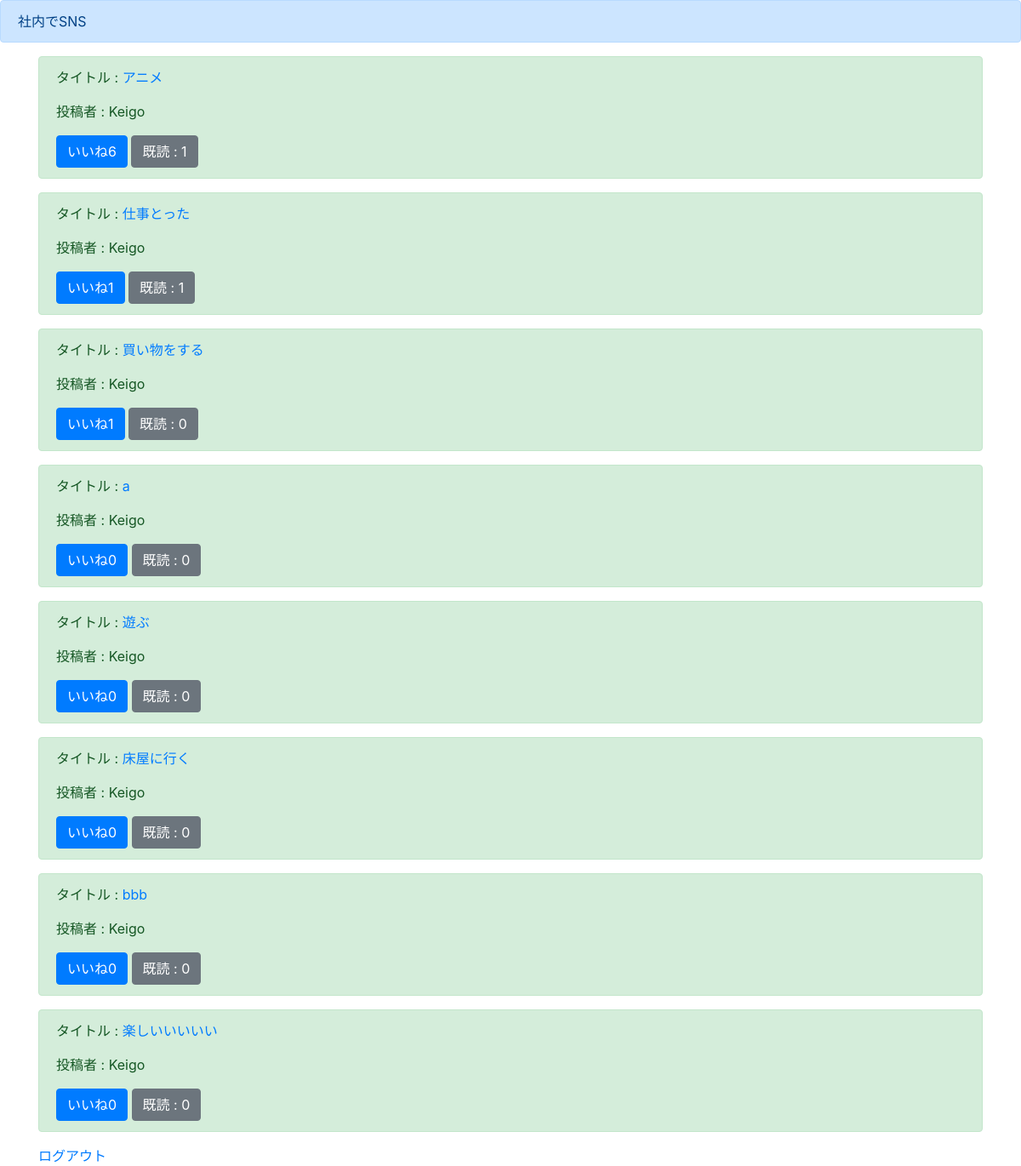
The app's page /list/ (signed in) with its own data.
### boardapp/models.py (models this page shows)
class BoardModel(models.Model):
    title = models.CharField(max_length=100)
    content = models.TextField()
    author = models.CharField(max_length=100)
    images = models.ImageField(upload_to='')
    good = models.IntegerField(null=True, blank=True, default=0)
    read = models.IntegerField(null=True, blank=True, default=0)
    readtext = models.CharField(max_length=200, null=True, blank=True, default='a')

### boardapp/views.py (the view)
# urls.py: path('list/', listfunc , name='list'),
@login_required
def listfunc(request):
    object_list = BoardModel.objects.all()
    return render(request, 'list.html', {'object_list': object_list})

### templates/list.html (shortened to what this page needs)
{% extends 'base.html' %}
{% block header %}
<div class="alert alert-primary" role="alert">
  社内でSNS
</div>
{% endblock header%}
{% block content %}
<div class='container'>
{% for item in object_list %}
<div class="alert alert-success" role="alert">
  <p>タイトル : <a href={% url 'detail' item.pk %}>{{item.title}}</a></p>
  <p>投稿者 : {{item.author}}</p>
  <a href="#" class="btn btn-primary btn-s " tabindex="-1" role="button" aria-disabled="true">いいね{{item.good}}</a>
  <a href="#" class="btn btn-secondary btn-s " tabindex="-1" role="button" aria-disabled="true">既読 : {{item.read}}</a>
</div>
{% endfor %}
<a href= {% url 'logout' %}>ログアウト</a>
</div>
{% endblock content %}

### templates/base.html (shortened to what this page needs)
<!doctype html>
<html lang="en">
  <head>
    <link rel="stylesheet" href="https://stackpath.bootstrapcdn.com/bootstrap/4.4.1/css/bootstrap.min.css">
  </head>
  <body>
    {% block header %}
    {% endblock header %}
    {% block content %}
    {% endblock content %}
  </body>
</html>

### records on screen
BoardModel: title "アニメ", author "Keigo", good "6", read "1"
BoardModel: title "仕事とった", author "Keigo", good "1", read "1"
BoardModel: title "買い物をする", author "Keigo", good "1", read "0"
BoardModel: title "a", author "Keigo", good "0", read "0"
BoardModel: title "遊ぶ", author "Keigo", good "0", read "0"
BoardModel: title "床屋に行く", author "Keigo", good "0", read "0"
BoardModel: title "bbb", author "Keigo", good "0", read "0"
BoardModel: title "楽しいいいいい", author "Keigo", good "0", read "0"
